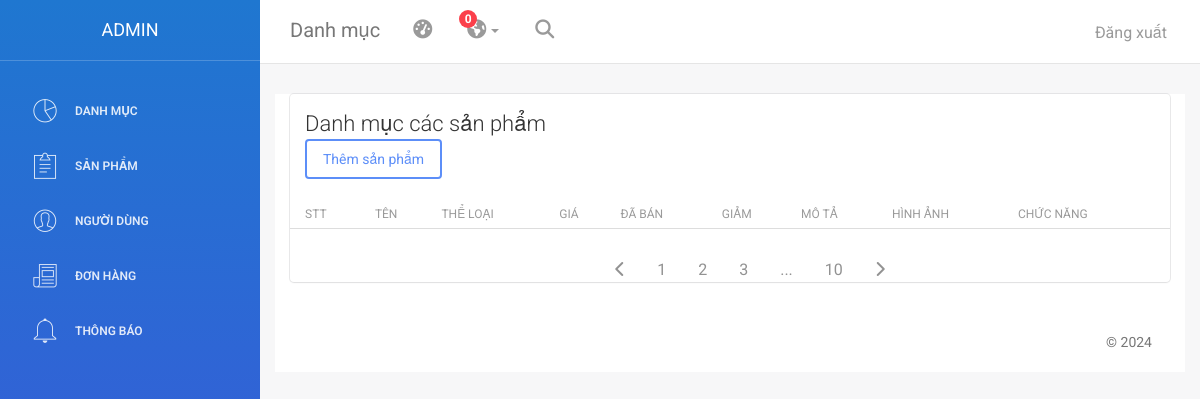
Page /admin/index.php on the earlier database version.
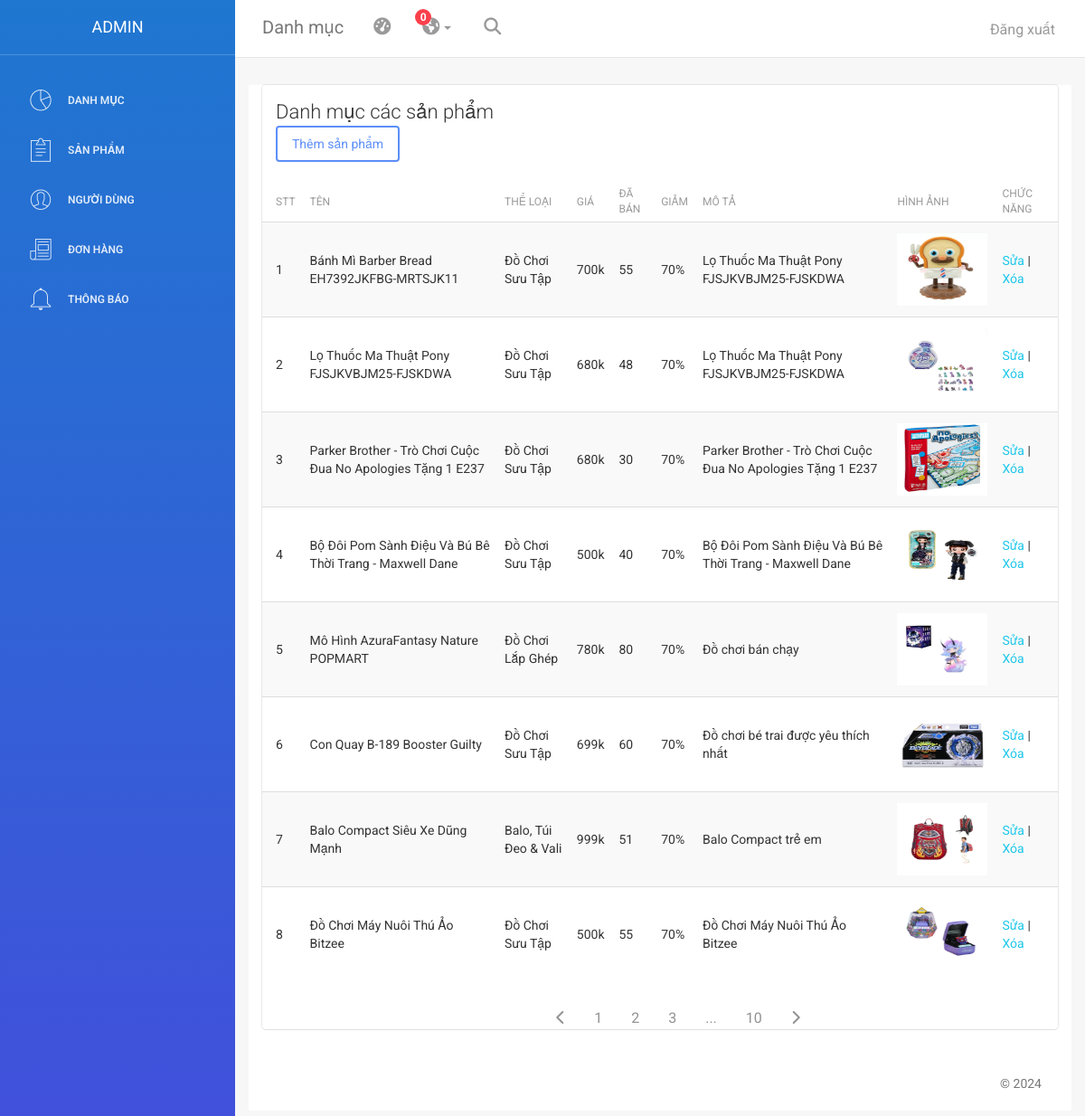
Same page on the later database version.
### tables this page shows
CREATE TABLE `products` (
  `id` int(3) NOT NULL,
  `title` varchar(255) NOT NULL,
  `image` varchar(255) NOT NULL,
  `imgA` varchar(255) NOT NULL COMMENT 'ảnh con 1',
  `imgB` varchar(255) NOT NULL COMMENT 'ảnh con 2',
  `imgC` varchar(255) NOT NULL COMMENT 'ảnh con 3',
  `price` float(10,3) NOT NULL,
  `sale` int(3) NOT NULL COMMENT 'số phần trăm giảm',
  `description` varchar(1000) NOT NULL,
  `detail` varchar(500) NOT NULL,
  `status` varchar(255) NOT NULL,
  `sold` int(3) NOT NULL COMMENT 'Số lượng đã bán',
  `category_id` int(3) NOT NULL
);

### admin/app/controller/AdProductController.php (called while the page is built, shortened)
<?php
class AdProductController
{
    private $product;
    private $datacate;
    function __construct()
    {
        $this->product = new ProductModel();
        $this->datacate = [];
    }
    function renderView($view, $data = null)
    {
        $view = './app/view/' . $view . '.php';
        require_once $view;
    }
    function getNameCate($id)
    {
        $data = $this->product->getCate();
        foreach ($data as $key => $value) {
            if ($value['id'] == $id) {
                return $value['name'];
            }
        }
        return null;
    }
    function viewPro()
    {
        $this->datacate['listcate'] = $this->product->getCate();
        $this->data = $this->product->getproduct();
        $this->renderView('product', $this->data);
    }
}
?>

### app/model/database.php (called while the page is built, shortened)
<?php
class Database {
    private $servername = "localhost";
    private $username = "root";
    private $password = "";
    private $dbname = "du_an_mau";
    public $conn;
    public function __construct() {
        try {
            $this->conn = new PDO("mysql:host=$this->servername;dbname=$this->dbname", $this->username, $this->password);
            $this->conn->setAttribute(PDO::ATTR_ERRMODE, PDO::ERRMODE_EXCEPTION);
        } catch(PDOException $e) {
            echo "Kết nối thất bại: " . $e->getMessage();
        }
    }
    function query($sql, $param = [] ){
        $this->stmt = $this->conn->prepare($sql);
        $this->stmt->execute($param);
        return $this->stmt;
    }
    function getAll($sql){
       $statement = $this->query($sql);
       return $statement->fetchAll(PDO::FETCH_ASSOC);
    }
}
?>

### app/model/ProductModel.php (called while the page is built, shortened)
<?php
class ProductModel
{
    private $db;
    function __construct()
    {
        require_once (__DIR__ . '/database.php');
        $this->db = new Database();
    }
    function getCate()
    {
        $sql = "SELECT * FROM categories";
        return $this->db->getAll($sql);
    }
    function getProduct()
    {
        $sql = "SELECT * FROM products ORDER BY id DESC";
        return $this->db->getAll($sql);
    }
}
?>

### admin/app/view/product.php (the view, shortened to what this page needs)
<div class="content">
    <div class="container-fluid">
        <div class="row">
            <div class="col-md-12">
                <div class="card">
                    <div class="header">
                        <h4 class="title">Danh mục các sản phẩm</h4>
                        <div>
                            <a href="index.php?page=addpro"><button type="button" class="btn btn-primary">
                                    Thêm sản phẩm
                                </button></a>
                        </div>
                    </div>
                    <div class="content table-responsive table-full-width">
                        <table class="table table-hover table-striped">
                            <thead>
                                <th>STT</th>
                                <th>Tên</th>
                                <th>Thể loại</th>
                                <th>Giá</th>
                                <th>Đã bán</th>
                                <th>Giảm</th>
                                <th>Mô tả</th>
                                <th>Hình ảnh</th>
                                <th>Chức năng</th>
                            </thead>
                            <tbody>
                                <?php
                                $controller = new AdProductController();
                                $i = 1;
                                foreach ($data as $value) {
                                    extract($value);
                                    echo "<tr>";
                                    echo "<td>" . $i . "</td>";
                                    echo "<td>" . $title . "</td>";
                                    $category_name = $controller->getNameCate($category_id);
                                    echo "<td>" . $category_name . "</td>";
                                    echo "<td>" . $price . "k</td>";
                                    echo "<td>" . $sold . "</td>";
                                    echo "<td>" . $sale . "%</td>";
                                    echo "<td>" . $description . "</td>";
                                    echo "<td><img src='../public/upload/pictures/products/product/" . $image . "' alt='' height = '80px' width = '100px'></td>";
                                    echo "<td><a href='index.php?page=editpro&id=" . $id . "'>Sửa</a> | <a href='#' onclick='confirmDelete(" . $id . ")'>Xóa</a></td>";
                                    echo "</tr>";
                                    $i++;
                                }
                                ?>
                            </tbody>
                        </table>
                    </div>
                    <ul class="pagination-list">
                        <li class="pagination-item">
                            <a href="" class="pagination-link">
                                <i class="fa-solid fa-chevron-left"></i>
                            </a>
                        </li>
                        <li class="pagination-item">
                            <a href="" class="pagination-link">1</a>
                        </li>
                        <li class="pagination-item">
                            <a href="" class="pagination-link">2</a>
                        </li>
                        <li class="pagination-item">
                            <a href="" class="pagination-link">3</a>
                        </li>
                        <li class="pagination-item">
                            <a href="" class="pagination-link">...</a>
                        </li>
                        <li class="pagination-item">
                            <a href="" class="pagination-link">10</a>
                        </li>
                        <li class="pagination-item">
                            <a href="" class="pagination-link">
                                <i class="fa-solid fa-chevron-right"></i>
                            </a>
                        </li>
                    </ul>
                </div>
            </div>

### admin/app/view/header.php (shortened to what this page needs)
<!doctype html>
<html lang="en">
<head>
    <link href="./public/stylesheets/bootstrap.min.css" rel="stylesheet" />
    <link href="./public/stylesheets/animate.min.css" rel="stylesheet"/>
    <link href="./public/stylesheets/light-bootstrap-dashboard.css" rel="stylesheet"/>
    <link href="./public/stylesheets/demo.css" rel="stylesheet" />
    <link href="http://maxcdn.bootstrapcdn.com/font-awesome/4.2.0/css/font-awesome.min.css" rel="stylesheet">
    <link href="./public/stylesheets/pe-icon-7-stroke.css" rel="stylesheet" />
</head>
<body>
<div class="wrapper">
    <div class="sidebar" data-color="blue" >
    	<div class="sidebar-wrapper">
            <div class="logo">
                <a href="index.php?page=" class="simple-text">
                    ADMIN
                </a>
            </div>
            <ul class="nav">
                <li>
                    <a href="index.php?page=category">
                        <i class="pe-7s-graph"></i>
                        <p>Danh mục</p>
                    </a>
                </li>
                <li>
                    <a href="index.php?page=product">
                        <i class="pe-7s-note2"></i>
                        <p>Sản phẩm</p>
                    </a>
                </li>
                <li>
                    <a href="index.php?page=user">
                        <i class="pe-7s-user"></i>
                        <p>Người dùng</p>
                    </a>
                    </li>
                <li>
                    <a href="index.php?page=cart">
                        <i class="pe-7s-news-paper"></i>
                        <p>Đơn hàng</p>
                    </a>
                </li>
                <li>
                    <a href="index.php?page=notification">
                        <i class="pe-7s-bell"></i>
                        <p>Thông báo</p>
                    </a>
                </li>
            </ul>
    	</div>
    </div>
    <div class="main-panel">
		<nav class="navbar navbar-default navbar-fixed">
            <div class="container-fluid">
                <div class="navbar-header">
                    <a class="navbar-brand" href="#">Danh mục</a>
                </div>
                <div class="collapse navbar-collapse">
                    <ul class="nav navbar-nav navbar-left">
                        <li>
                            <a href="#" class="dropdown-toggle" data-toggle="dropdown">
                                <i class="fa fa-dashboard"></i>
                            </a>
                        </li>
                        <li class="dropdown">
                              <a href="#" class="dropdown-toggle" data-toggle="dropdown">
                                    <i class="fa fa-globe"></i>
                                    <b class="caret hidden-sm hidden-xs"></b>
                                    <span class="notification hidden-sm hidden-xs">0</span>
                              </a>
                        </li>
                        <li>
                           <a href="">
                                <i class="fa fa-search"></i>
                            </a>
                        </li>
                    </ul>
                    <ul class="nav navbar-nav navbar-right">
                        <li>
                            <a href="#">
                                <p>Đăng xuất</p>
                            </a>
                        </li>
                    </ul>
                </div>
            </div>
        </nav>

### admin/index.php (shortened to what this page needs)
<?php
require_once '../app/model/database.php';
require_once '../app/model/ProductModel.php';
require_once './app/view/header.php';
require_once './app/controller/AdProductController.php';
if (isset($_GET['page'])) {
    $page = $_GET['page'];
    switch ($page) {
        case 'addpro':
            $add = new AdProductController();
            $add->viewAdd();
            break;
        case 'addcate':
            $add = new AdCategoryController();
            $add->viewCate();
        break;
        case 'addnewcate':
            $add = new AdCategoryController();
            $add->addCate();
            break;
        case 'add':
            $add = new AdProductController();
            $add->addPro();
            break;
        case 'editpro':
            $add = new AdProductController();
            $add->viewEdit();
            break;
        case 'ecate':
            $add = new AdCategoryController();
            $add->VieweditCate();
            break;
        case 'delpro':
            $product = new AdProductController();
            $product->delProId();
            break;
        case 'delcate':
            $cate = new AdCategoryController();
            $cate->delCateId();
            break;
        case 'category':
            $cate = new AdCategoryController();
            $cate->getAllCategory();
            break;
        case 'product':
            $product = new AdProductController();
            $product->viewPro();
            break;
        case 'edit':
            $product = new AdProductController();
            $product->editPro();
            break;
        case 'editcate':
            $cate = new AdCategoryController();
            $cate->editCate();
            break;
        case 'user':
            require_once './app/controller/AdUserController.php';
            $user = new AdUserController();
            $user->viewUser();
            break;
        case 'cart':
            require_once './app/controller/AdCartController.php';
            $cart = new AdCartController();
            $cart->viewCart();
            break;
        case 'notification':
            require_once './app/view/notification.php';
            break;
        default:
            $product = new AdProductController();
            $product->viewPro();
            break;
    }
} else {
    $product = new AdProductController();
    $product->viewPro();
}
require_once './app/view/footer.php';
?>

### admin/app/view/footer.php (shortened to what this page needs)
<footer class="footer">
            <div class="container-fluid">
                <p class="copyright pull-right">
                    &copy; <script>document.write(new Date().getFullYear())</script> <a href="http://www.creative-tim.com"></a>
                </p>
            </div>
        </footer>
    </div>
</div>
</body>
</html>

### admin/public/stylesheets/demo.css (style rules this page uses)
.pagination-list { list-style: none; display:flex; justify-content: center; }
.pagination-link { text-decoration: none; font-size: 1.6rem; color:#929292; min-width: 40px; height: 30px; padding: 10px 16px; }

Differences in the rows shown:
added products: title "Bánh Mì Barber Bread EH7392JKFBG-MRTSJK11", category_name "Đồ Chơi Sưu Tập", price "700", sold "55", sale "70", description "Lọ Thuốc Ma Thuật Pony FJSJKVBJM25-FJSKDWA", image (picture)
added products: title "Lọ Thuốc Ma Thuật Pony FJSJKVBJM25-FJSKDWA", category_name "Đồ Chơi Sưu Tập", price "680", sold "48", sale "70", description "Lọ Thuốc Ma Thuật Pony FJSJKVBJM25-FJSKDWA", image (picture)
added products: title "Parker Brother - Trò Chơi Cuộc Đua No Apologies Tặng 1 E237", category_name "Đồ Chơi Sưu Tập", price "680", sold "30", sale "70", description "Parker Brother - Trò Chơi Cuộc Đua No Apologies Tặng 1 E237", image (picture)
added products: title "Bộ Đôi Pom Sành Điệu Và Bú Bê Thời Trang - Maxwell Dane", category_name "Đồ Chơi Sưu Tập", price "500", sold "40", sale "70", description "Bộ Đôi Pom Sành Điệu Và Bú Bê Thời Trang - Maxwell Dane", image (picture)
added products: title "Mô Hình AzuraFantasy Nature POPMART", category_name "Đồ Chơi Lắp Ghép", price "780", sold "80", sale "70", description "Đồ chơi bán chạy", image (picture)
added products: title "Con Quay B-189 Booster Guilty", category_name "Đồ Chơi Sưu Tập", price "699", sold "60", sale "70", description "Đồ chơi bé trai được yêu thích nhất", image (picture)
added products: title "Balo Compact Siêu Xe Dũng Mạnh", category_name "Balo, Túi Đeo & Vali", price "999", sold "51", sale "70", description "Balo Compact trẻ em", image (picture)
added products: title "Đồ Chơi Máy Nuôi Thú Ảo Bitzee", category_name "Đồ Chơi Sưu Tập", price "500", sold "55", sale "70", description "Đồ Chơi Máy Nuôi Thú Ảo Bitzee", image (picture)
